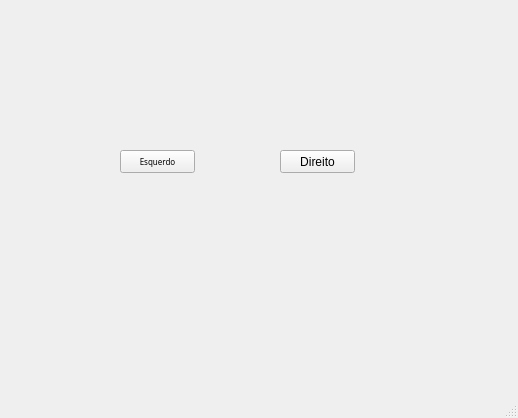
<?xml version="1.0" encoding="UTF-8"?>
<ui version="4.0">
 <class>MainWindow</class>
 <widget class="QMainWindow" name="MainWindow">
  <property name="geometry">
   <rect>
    <x>0</x>
    <y>0</y>
    <width>518</width>
    <height>418</height>
   </rect>
  </property>
  <property name="windowTitle">
   <string>MINHA TELA</string>
  </property>
  <widget class="QWidget" name="centralwidget">
   <widget class="QPushButton" name="btDireito">
    <property name="geometry">
     <rect>
      <x>280</x>
      <y>150</y>
      <width>75</width>
      <height>23</height>
     </rect>
    </property>
    <property name="text">
     <string>Direito</string>
    </property>
   </widget>
   <widget class="QPushButton" name="btEsquerdo">
    <property name="geometry">
     <rect>
      <x>120</x>
      <y>150</y>
      <width>75</width>
      <height>23</height>
     </rect>
    </property>
    <property name="font">
     <font>
      <family>Super Mario Bros. 2</family>
      <pointsize>6</pointsize>
     </font>
    </property>
    <property name="text">
     <string>Esquerdo</string>
    </property>
   </widget>
  </widget>
  <widget class="QMenuBar" name="menubar">
   <property name="geometry">
    <rect>
     <x>0</x>
     <y>0</y>
     <width>518</width>
     <height>21</height>
    </rect>
   </property>
  </widget>
  <widget class="QStatusBar" name="statusbar"/>
 </widget>
 <resources/>
 <connections/>
</ui>
